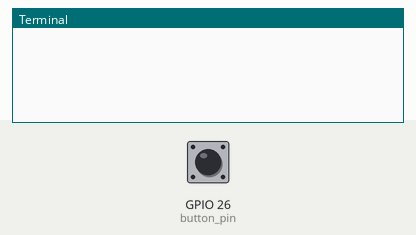
A program run on a simulated Raspberry Pi (BCM pin numbers). Parts: the last lines printed to the terminal. The test bench sets the inputs (shaded band); at power-on: GPIO 26 (button_pin) HIGH.

Above: at 1.2 s.
1.3 s: GPIO 26 (button_pin) pulled LOW for 0.15 s
At 2.6 s:
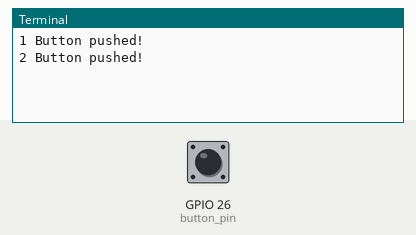
2.9 s: GPIO 26 (button_pin) pulled LOW for 1 s
At 4.7 s:
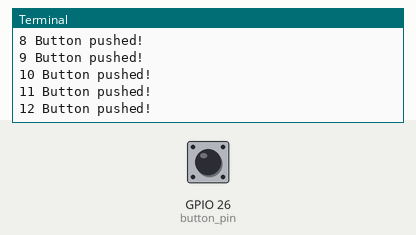
5.4 s: GPIO 26 (button_pin) pulled LOW for 0.15 s
At 6.1 s:
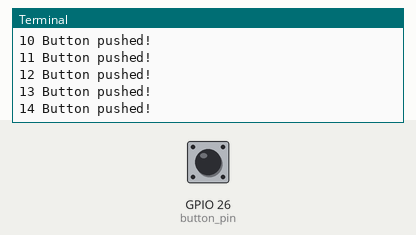
Timing chart, 0 to 8.4 s (numbered marks = the images above; inputs shaded):
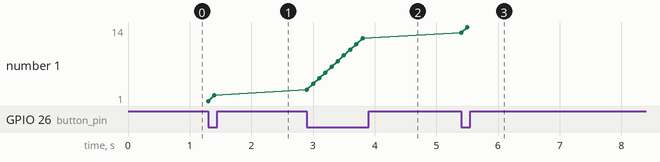

The program:

btn01.py
```python
import RPi.GPIO as GPIO
import time

button_pin = 26
count = 0

GPIO.setmode(GPIO.BCM)

GPIO.setup(button_pin, GPIO.IN, pull_up_down = GPIO.PUD_UP)

try:
    while (1):
        if (GPIO.input(button_pin) == GPIO.LOW):
            count += 1
            print(count, "Button pushed!")
        time.sleep(0.1)
finally:
    GPIO.cleanup()
```

Measured:
- after the input at 1.3 s, the terminal: prints a new line at once (image 1)
- after the input at 2.9 s, the terminal: prints a new line at once (image 2)
- after the input at 5.4 s, the terminal: prints a new line at once (image 3)
- plotted number 1: 2 → 12 after the input at 2.9 s, 12 → 14 after the input at 5.4 s
